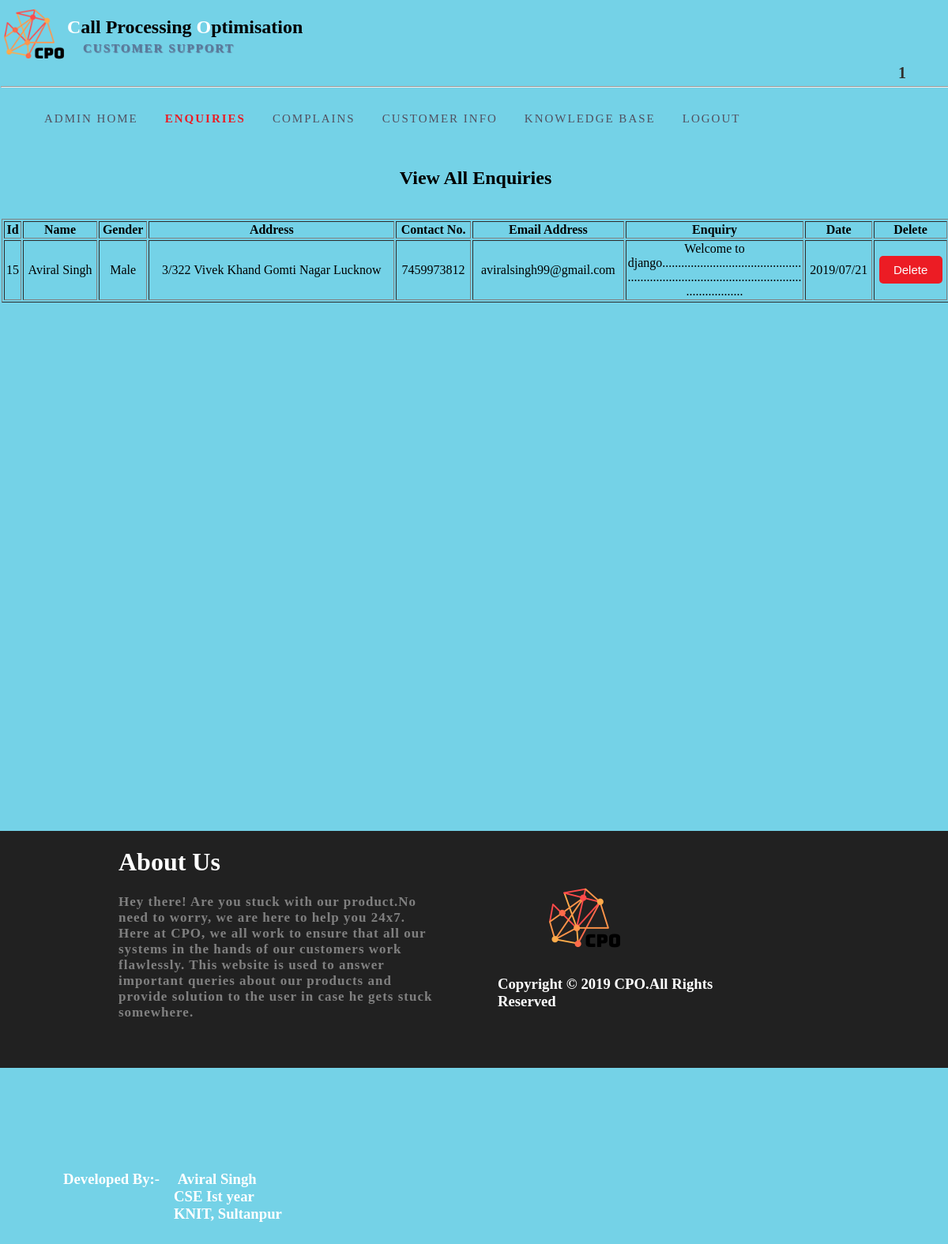
The page /adminzone/enquiries (signed in) on the database its author committed.
### generalzone/models.py (models this page shows)
class Enquiry(models.Model):
    name=models.CharField(max_length=50)
    gender=models.CharField(max_length=6)
    address=models.TextField()
    contactno=models.CharField(max_length=15)
    emailaddress=models.EmailField()
    enquirytext=models.TextField()
    enquirydate=models.CharField(max_length=30)

### adminzone/views.py (the view)
def enquiries(request):
    try:
        if request.session['adminid']:
            name = request.session.get('adminid')
            enq=Enquiry.objects.all()
            return render(request,'enquiries.html',{'name':name,'enq':enq})
        else:
            return render(request,'login.html')
    except KeyError:
        return render(request,'login.html')

### adminzone/templates/enquiries.html (shortened to what this page needs)
<!DOCTYPE html>
<html lang="en">
<head>
    {% load static %}
    <link href="{% static 'css\style2.css' %}" rel="stylesheet" />
</head>
<body>
<div id="b1">
<div id="outer">
    <div id="p1">
        <div class="s1">
            <a href="{% url 'adminzone:adminhome' %}"><div class="s3" style="background-image:url('{% static "images/logo.png" %}');background-size:100%;background-repeat:no-repeat;"></div></a>
            <div class="s4">
                <h2><span style="color:white;">C</span>all Processing <span style="color:white;">O</span>ptimisation</h2>
                <h4 style="color:#5b7a9a; margin-left:20px;margin-top:-15px;font-size:15px;letter-spacing:2px;text-shadow:1px 1px 1px;">CUSTOMER SUPPORT</h4>
            </div>
            <div class="s5" style="border:none;">
                {% if name %}
                <h4 style="margin-top:80px;margin-left:140px;text-transform:uppercase;color:#31302c;font-family:calibri;letterspacing:1px;font-size:20px;">{{ name }}</h4>
                {% endif %}
            </div>
        </div>
        <hr style="background-color:black;"/>
    <div id="menu">
	    <ul>
		    <li><a href="{% url 'adminzone:adminhome' %}">ADMIN HOME</a></li>
		    <li><a style="font-weight:900;color:#ec1c24;" href="{% url 'adminzone:enquiries' %}">ENQUIRIES</a></li>
		    <li><a href="{% url 'adminzone:complains' %}">COMPLAINS</a></li>
		    <li><a href="{% url 'adminzone:customerinfo' %}">CUSTOMER INFO</a></li>
		    <li><a href="{% url 'adminzone:knowledgebase' %}">KNOWLEDGE BASE</a></li>
		    <li><a href="{% url 'adminzone:logout' %}">LOGOUT</a></li>
		</ul>
	</div>
    <div class="s6">
        <h2 style="text-align:center;">View All Enquiries</h2><br/>
        <table border="1" style="margin:0 auto;width:100%;">
            <tr>
                <th>Id</th>
                <th>Name</th>
                <th>Gender</th>
                <th>Address</th>
                <th>Contact No.</th>
                <th>Email Address</th>
                <th>Enquiry</th>
                <th>Date</th>
                <th>Delete</th>
            </tr>
            {% for e in enq %}
                <tr>
                    <td align="center">{{ e.id }}</td>
                    <td align="center">{{ e.name }}</td>
                    <td align="center">{{ e.gender }}</td>
                    <td align="center">{{ e.address }}</td>
                    <td align="center">{{ e.contactno }}</td>
                    <td align="center">{{ e.emailaddress }}</td>
                    <td align="center" style="max-width:200px;word-wrap:break-word;">{{ e.enquirytext }}</td>
                    <td align="center">{{ e.enquirydate }}</td>
                    <td align="center">
                        <a href="{% url 'adminzone:deleteenquiries' e.id %}"><button class="button2">Delete</button></a>
                    </td>
                </tr>
            {% endfor %}
        </table>
    </div>
    </div>
<div class="s9">
    <div class="s11"></div>
    <div class="s10">
        <h1 style="color:white;">About Us</h1>
        <p style="font-family:calibri;color:#808080;letter-spacing:1px;font-weight:900;font-size:17px;">Hey there! Are you
            stuck with our product.No need to worry, we are here to help you 24x7.  Here at CPO, we all work to ensure that all
        our systems in the hands of our customers work flawlessly.  This website is used to answer important queries about
        our products and provide solution to the user in case he gets stuck somewhere.</p>
    </div>
    <div class="s10">
        <img src="{% static 'images/logo.png' %}" height="100px" width="100px" style="margin-left:140px;margin-top:60px;"/>
        <h3 style="color:white;margin-left:80px;font-family:calibri;">Copyright &copy 2019 CPO.All Rights Reserved</h3>
    </div>
    <div class="s10">
        <h3 style="color:white;margin-left:80px;font-family:calibri;margin-top:130px;">Developed By:- <span style="margin-left:18px;">Aviral Singh</span><br/>
            <span style="margin-left:140px;">CSE Ist year</span><br/><span style="margin-left:140px;">KNIT, Sultanpur</span></h3>
    </div>
</div>
</div>
</div>
</body>
</html>

### userzone/static/css/style2.css (style rules this page uses)
body,html { margin:0; padding:0; }
#outer { width:100%; min-height:1100px; border:none; height:auto; }
#p1 { width:1200px; min-height:1000px; margin-left:auto; margin-right:auto; height:auto; border:1px solid transparent; }
.s1 { width:100%; height:100px; //border:1px solid; }
.s3 { height:100%; width:7%; float:left; }
.s4 { height:100%; width:76%; //border:1px solid; float:left; }
.s5 { height:100%; width:8%; float:left; border:1px solid #74d2e7; }
.s6 { width:1200px; min-height:700px; border:1px solid transparent; }
.s9 { height:300px; width:100%; margin-top:50px; background-color:#212121; }
.s11 { height:100%; width:150px; #border:1px solid; float:left; }
.s10 { height:100%; width:400px; #border:1px solid; float:left; }
.button2 { height:35px; width:80px; background-color:#ec1c24; color:white; font-size:15px; border:none; border-radius:5px 5px 5px 5px; outline:none; }

### rows shown on the page
Enquiry: id "15", name "Aviral Singh", gender "Male", address "3/322 Vivek Khand Gomti Nagar Lucknow", contactno "7459973812", emailaddress "aviralsingh99@gmail.com", enquirytext "Welcome to django.....................................................................................................................", enquirydate "2019/07/21"

### other values the page prints
{{ name }} "1"
